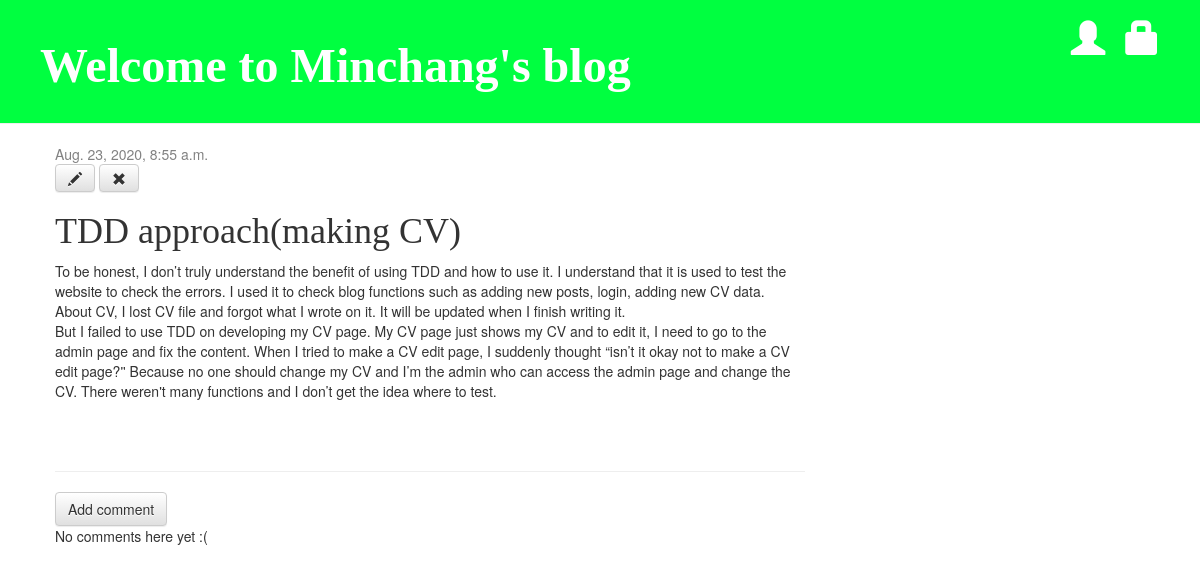
Page /post/9 on the committed database.
### blog/models.py (models this page shows, shortened)
class Post(models.Model):
    author = models.ForeignKey(settings.AUTH_USER_MODEL, on_delete = models.CASCADE)
    title = models.CharField(max_length=200)
    text = models.TextField()
    created_date = models.DateTimeField(
            default=timezone.now)
    published_date = models.DateTimeField(
            blank=True, null=True)

### blog/views.py (the view)
# urls.py: path('post/<int:pk>', views.post_detail, name='post_detail'),
def post_detail(request, pk):
    post = get_object_or_404(Post, pk=pk)
    return render(request, 'blog/post_detail.html', {'post' : post})

### blog/templates/blog/post_detail.html
{% extends 'blog/base.html' %}
{% block content %}
  <div class="post">
    {% if post.published_date %}
      <div class="date">
        {{ post.published_date}}
      </div>
    {% else %}
      <a class="btn btn-default" href="{% url 'post_publish' pk=post.pk %}">Publish</a>
    {% endif %}
    <a class="btn btn-default" href="{% url 'post_edit' pk=post.pk %}"><span class="glyphicon glyphicon-pencil"></span></a>
    <a class="btn btn-default" href="{% url 'post_remove' pk=post.pk %}"><span class="glyphicon glyphicon-remove"></span></a>
    <h1>{{ post.title }}</h1>
    <p>{{ post.text|linebreaksbr }}</p>
  </div>
  <hr>
  <a class="btn btn-default" href="{% url 'add_comment_to_post' pk=post.pk %}">Add comment</a>
  {% for comment in post.comments.all %}
    {% if user.is_authenticated or comment.approved_comment %}
    <div class="comment">
        <div class="date">
            {{ comment.created_date }}
            {% if not comment.approved_comment %}
                <a class="btn btn-default" href="{% url 'comment_remove' pk=comment.pk %}"><span class="glyphicon glyphicon-remove"></span></a>
                <a class="btn btn-default" href="{% url 'comment_approve' pk=comment.pk %}"><span class="glyphicon glyphicon-ok"></span></a>
            {% endif %}
        </div>
        <strong>{{ comment.author }}</strong>
        <p>{{ comment.text|linebreaks }}</p>
    </div>
    {% endif %}
  {% empty %}
      <p>No comments here yet :(</p>
  {% endfor %}
{% endblock %}

### blog/static/css/blog.css (style rules this page uses)
body { padding-left: 0px; }
h1, h2, h3, h4 { font-family: 'Lobster', cursive; }
.date { color: #828282; }
.post { margin-bottom: 70px; }

### rows in the picture
Post: published_date "Aug. 23, 2020, 8:55 a.m.", title "TDD approach(making CV)", text "To be honest, I don’t truly understand the benefit of using TDD and how to use it. I understand that it is used to test the website to check the errors. I used it to check blog functions such as adding new posts, login, adding new CV data. About CV, I lost CV file and forgot what I wrote on it. It will be updated when I finish writing it. But I failed to use TDD on developing my CV page. My CV page just shows my CV and to edit it, I need to go to the admin page and fix the content. When I tried to make a CV edit page, I suddenly thought “isn’t it okay not to make a CV edit page?'' Because no one should change my CV and I’m the admin who can access the admin page and change the CV. There…"
